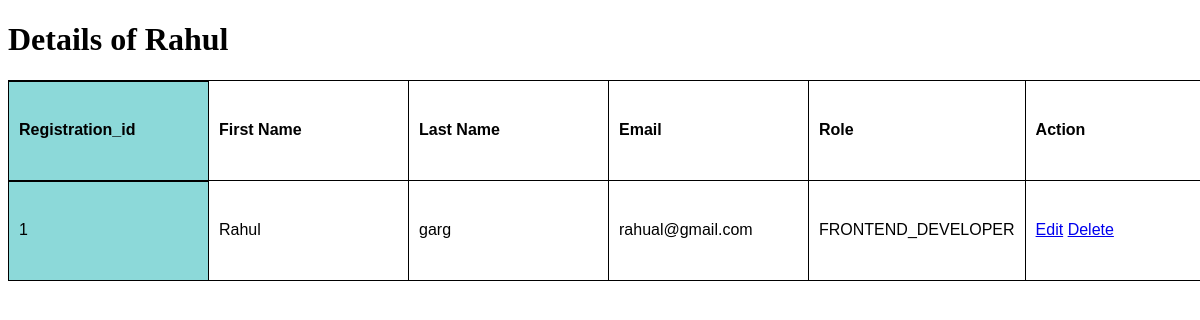
Screenshot of /employees/1 with the database file from the repository.
### crud/models.py (models this page shows, shortened)
class employees(models.Model):
	registration_id = models.IntegerField(null=True, blank=True)
	first_name = models.CharField(max_length=20)
	last_name = models.CharField(max_length=20)
	email = models.CharField(max_length=25)
	role = models.CharField(choices=EMPLOYEE_ROLE, max_length=20, null=True)
	salary = models.IntegerField(null=True,blank=True)
	objects = models.Manager() #Default Manager
	Teri = CustomManager()  # Custom Maneger

### crud/views.py (the view)
# urls.py: path('<int:id>', views.specific),
def specific(request,id=None):
	emp_obj = employees.objects.get(id=id)
	return render(request,'crud/specific.html',{'employee':emp_obj})

### crud/templates/crud/specific.html (shortened to what this page needs)
{% load static %}
<!DOCTYPE html>
<html lang="en">
<head>
    <link rel="stylesheet" href="{% static 'css/style.css' %}"/>
</head>
<body>
    <h1>Details of {{employee.first_name}} </h1>
    <table>
        <th>Registration_id</th>
        <th>First Name</th>
        <th>Last Name</th>
        <th>Email</th>
        <th>Role</th>
        <th>Action</th>
<tr><td>{{employee.registration_id}}<br> </td>
    <td>{{employee.first_name}}<br></td>
    <td>{{employee.last_name}}<br></td>
    <td>{{employee.email}}<br> </td>
    <td>{{employee.role}}<br> </td>
    <td><a href="/employees/edit/{{employee.id}}">Edit</a> <a href="/employees/delete/{{employee.id}}">Delete</a><br> </td>
</tr>
    </table>
</body>
</html>

### crud/static/css/style.css (style rules this page uses)
table { border-collapse: collapse; font-family: helvetica }
td, th { border: 1px solid; padding: 10px; min-width: 200px; background: white; box-sizing: border-box; text-align: left; }
tr > :first-child { position: -webkit-sticky; position: sticky; background: hsl(180, 50%, 70%); left: 0; }
tr > :first-child { box-shadow: inset 0px 1px black; }

### rows the page displays
employees: first_name "Rahul", registration_id "1", last_name "garg", email "rahual@gmail.com", role "FRONTEND_DEVELOPER"
